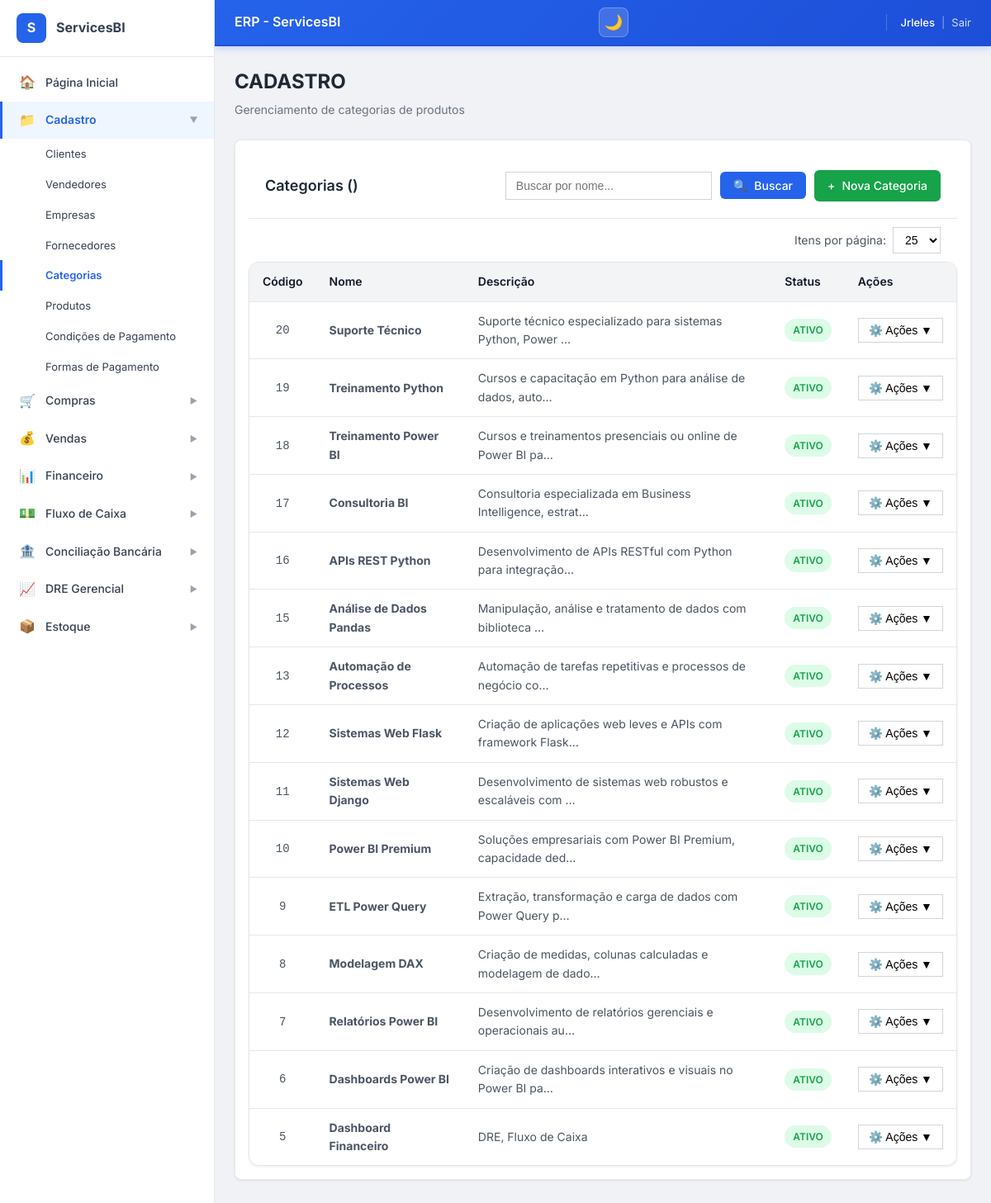
/cadastro/categorias/ (signed in), run on the app's committed database.
### ERP_ServicesBI/models.py (models this page shows, shortened)
class Categoria(models.Model):
    nome = models.CharField(max_length=100, unique=True)
    descricao = models.TextField(blank=True, null=True)
    ativo = models.BooleanField(default=True)
    criado_em = models.DateTimeField(auto_now_add=True)
    class Meta:
        verbose_name = 'Categoria'
        verbose_name_plural = 'Categorias'
        ordering = ['nome']

### ERP_ServicesBI/views.py (the view)
# urls.py: path('cadastro/categorias/', views.categoria_list, name='categoria_list'),
@login_required
def categoria_list(request):
    categorias = Categoria.objects.all().order_by('-id')
    context = {'categorias': categorias}
    return render(request, 'cadastro/categoria_list.html', context)

### ERP_ServicesBI/templates/cadastro/categoria_list.html (shortened to what this page needs)
{% extends 'base.html' %}
{% load custom_filters %}
{% block content %}
<div class="erp-page-header">
    <h2 class="erp-page-header__title">CADASTRO</h2>
    <p class="erp-page-header__subtitle">Gerenciamento de categorias de produtos</p>
</div>
<div class="erp-card erp-mb-4">
    <div class="erp-filters">
        <h3 class="erp-filters__title">Categorias ({{ total }})</h3>
        <form method="get" class="erp-filters__form" id="filterForm">
            <input type="text" name="search" class="erp-filters__input"
                   placeholder="Buscar por nome..." value="{{ search|default:'' }}">
            <button type="submit" class="erp-btn erp-btn--primary">
                <span>🔍</span> Buscar
            </button>
            <a href="{% url 'ERP_ServicesBI:categoria_add' %}" class="erp-btn erp-btn--success">
                <span>+</span> Nova Categoria
            </a>
        </form>
    </div>
    <div class="erp-per-page">
        <form method="get" class="erp-per-page__form">
            <label for="perPageSelectTop">Itens por página:</label>
            <select name="per_page" id="perPageSelectTop" class="erp-per-page__select" onchange="this.form.submit()">
                <option value="25" {% if per_page == 25 %}selected{% endif %}>25</option>
            </select>
        </form>
    </div>
    <div class="erp-table-container">
        <table class="erp-table">
            <thead>
                <tr>
                    <th class="erp-text-center">Código</th>
                    <th class="erp-text-left">Nome</th>
                    <th class="erp-text-left">Descrição</th>
                    <th class="erp-text-center">Status</th>
                    <th class="erp-text-center">Ações</th>
                </tr>
            </thead>
            <tbody>
                {% for categoria in categorias %}
                <tr>
                    <td class="erp-text-center"><code>{{ categoria.id }}</code></td>
                    <td class="erp-text-left"><strong>{{ categoria.nome }}</strong></td>
                    <td class="erp-text-left">{{ categoria.descricao|default:"-"|truncatechars:60 }}</td>
                    <td class="erp-text-center">
                        <span class="erp-status erp-status--{% if categoria.ativo %}ativo{% else %}inativo{% endif %}">
                            {% if categoria.ativo %}Ativo{% else %}Inativo{% endif %}
                        </span>
                    </td>
                    <td class="erp-text-center">
                        <div class="erp-actions">
                            <button class="erp-actions__btn" type="button">
                                ⚙️ Ações ▼
                            </button>
                        </div>
                    </td>
                </tr>
                {% endfor %}
            </tbody>
        </table>
    </div>
</div>
{% endblock %}

### ERP_ServicesBI/templates/components/_header.html (shortened to what this page needs)
<header class="erp-header">
    <div class="erp-flex erp-items-center erp-gap-2">
        <h1 class="erp-header__title">
            {% block header_title %}ERP - ServicesBI{% endblock %}
        </h1>
    </div>
    <div class="erp-header__controls">
        <button class="erp-header__theme-btn"
                onclick="toggleTheme()"
                title="Alternar tema (dark/light)"
                id="themeToggleBtn">
            <span id="themeIcon">🌙</span>
        </button>
    </div>
    <div class="erp-header__user">
        <span class="erp-header__user-name">
            {{ request.user.first_name|default:request.user.username }}
        </span>
        <span style="opacity:0.5">|</span>
        <a href="{% url 'ERP_ServicesBI:logout' %}" class="erp-header__logout">Sair</a>
    </div>
</header>

### ERP_ServicesBI/templates/cadastro/categoria_list.html (style rules this page uses)
.erp-page-header { margin-bottom: 24px; }
.erp-page-header__title { margin: 0; font-size: 24px; font-weight: 700; color: var(--gray-800); }
.erp-page-header__subtitle { margin: 4px 0 0 0; color: var(--gray-500); font-size: 14px; }
.erp-filters { display: flex; justify-content: space-between; align-items: center; padding: 20px; border-bottom: 1px solid var(--gray-200); flex-wrap: wrap; gap: 15px; }
.erp-filters__title { margin: 0; font-size: 18px; font-weight: 600; color: var(--gray-800); }
.erp-filters__form { display: flex; gap: 10px; align-items: center; flex-wrap: wrap; }
.erp-filters__input { padding: 8px 12px; border: 1px solid var(--gray-300); border-radius: var(--radius); font-size: 14px; min-width: 250px; transition: all var(--transition-fast); }
.erp-status { display: inline-flex; align-items: center; padding: 4px 10px; border-radius: var(--radius-full); font-size: 12px; font-weight: 600; text-transform: uppercase; }
.erp-status--ativo { background: var(--success-100); color: var(--success-600); }
.erp-actions { position: relative; display: inline-block; }
.erp-actions__btn { padding: 6px 12px; background: white; border: 1px solid var(--gray-300); border-radius: var(--radius); cursor: pointer; font-size: 14px; display: flex; align-items: center; gap: 4px; white-space: nowrap; }
.erp-per-page { display: flex; justify-content: flex-end; padding: 10px 20px; }
.erp-per-page__form { display: flex; align-items: center; gap: 8px; font-size: 14px; color: var(--gray-600); }
.erp-per-page__select { padding: 6px 10px; border: 1px solid var(--gray-300); border-radius: var(--radius); font-size: 14px; background: white; cursor: pointer; }

### data on the page
Categoria: id "20", nome "Suporte Técnico", descricao "Suporte técnico especializado para sistemas Python, Power …", ativo "ATIVO"
Categoria: id "19", nome "Treinamento Python", descricao "Cursos e capacitação em Python para análise de dados, auto…", ativo "ATIVO"
Categoria: id "18", nome "Treinamento Power BI", descricao "Cursos e treinamentos presenciais ou online de Power BI pa…", ativo "ATIVO"
Categoria: id "17", nome "Consultoria BI", descricao "Consultoria especializada em Business Intelligence, estrat…", ativo "ATIVO"
Categoria: id "16", nome "APIs REST Python", descricao "Desenvolvimento de APIs RESTful com Python para integração…", ativo "ATIVO"
Categoria: id "15", nome "Análise de Dados Pandas", descricao "Manipulação, análise e tratamento de dados com biblioteca …", ativo "ATIVO"
Categoria: id "13", nome "Automação de Processos", descricao "Automação de tarefas repetitivas e processos de negócio co…", ativo "ATIVO"
Categoria: id "12", nome "Sistemas Web Flask", descricao "Criação de aplicações web leves e APIs com framework Flask…", ativo "ATIVO"
Categoria: id "11", nome "Sistemas Web Django", descricao "Desenvolvimento de sistemas web robustos e escaláveis com …", ativo "ATIVO"
Categoria: id "10", nome "Power BI Premium", descricao "Soluções empresariais com Power BI Premium, capacidade ded…", ativo "ATIVO"
Categoria: id "9", nome "ETL Power Query", descricao "Extração, transformação e carga de dados com Power Query p…", ativo "ATIVO"
Categoria: id "8", nome "Modelagem DAX", descricao "Criação de medidas, colunas calculadas e modelagem de dado…", ativo "ATIVO"
Categoria: id "7", nome "Relatórios Power BI", descricao "Desenvolvimento de relatórios gerenciais e operacionais au…", ativo "ATIVO"
Categoria: id "6", nome "Dashboards Power BI", descricao "Criação de dashboards interativos e visuais no Power BI pa…", ativo "ATIVO"
Categoria: id "5", nome "Dashboard Financeiro", descricao "DRE, Fluxo de Caixa", ativo "ATIVO"

### other printed values
{{ request.user.first_name|default:request.user.username }} "Jrleles"
